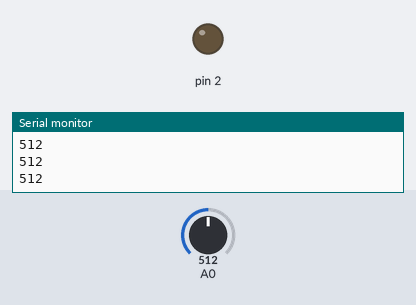
Bench run of a sketch on a simulated Arduino Uno, built with avr-gcc and run on an emulated ATmega328P. On the bench: output pins drawn as LEDs (lit = HIGH), the last lines printed to the serial monitor. The test bench sets the inputs (shaded band); at power-on: A0 = 512.

Above: at 1.2 s.
1.3 s: A0 set to 482
At 1.8 s:
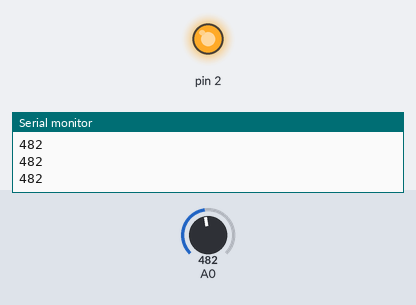
2.8 s: A0 set to 510
At 3.1 s:
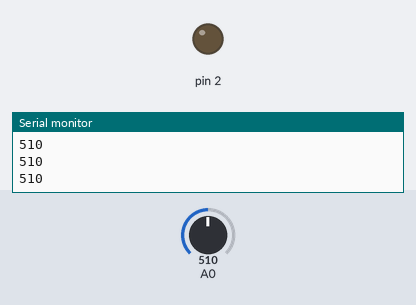
4.3 s: A0 set to 490
At 5.6 s:
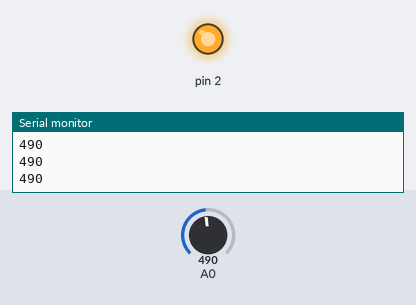
Timing chart, 0 to 7.3 s (numbered marks = the images above; inputs shaded):
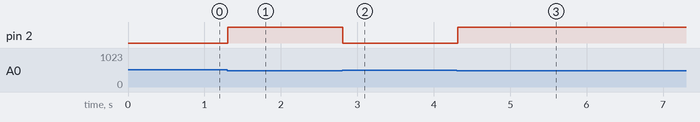

Measured:
- the behaviour switches between 500 and 499 on A0 (found by bisection; images 0 and 1)
- after the input at 1.3 s, pin 2: LOW → HIGH at once
- after the input at 2.8 s, pin 2: HIGH → LOW at once
- after the input at 4.3 s, pin 2: LOW → HIGH at once

The sketch:

code.ino
```cpp
void setup() {
  pinMode(2, OUTPUT);
  Serial.begin(9600);
}

void loop() {
  int value = analogRead(A0);
  /*
    Fixed 1000 resistor & LDR forms voltage divider
    If it is bright, LDR resistance decreases, so A0 gets higher voltage
    If it is dim, LDR resistance increases, so A0 gets lower voltage
  */
  Serial.println(value);
  if (value < 500) {
    digitalWrite(2, HIGH);
  } else {
    digitalWrite(2, LOW);
  }
  delay(100);
}
```
